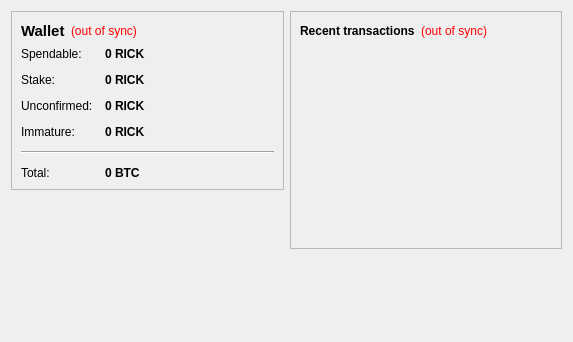
<?xml version="1.0" encoding="UTF-8"?>
<ui version="4.0">
 <class>OverviewPage</class>
 <widget class="QWidget" name="OverviewPage">
  <property name="geometry">
   <rect>
    <x>0</x>
    <y>0</y>
    <width>573</width>
    <height>342</height>
   </rect>
  </property>
  <property name="windowTitle">
   <string>Form</string>
  </property>
  <layout class="QHBoxLayout" name="horizontalLayout" stretch="1,1">
   <item>
    <layout class="QVBoxLayout" name="verticalLayout_2">
     <item>
      <widget class="QFrame" name="frame">
       <property name="frameShape">
        <enum>QFrame::StyledPanel</enum>
       </property>
       <property name="frameShadow">
        <enum>QFrame::Raised</enum>
       </property>
       <layout class="QVBoxLayout" name="verticalLayout_4">
        <item>
         <layout class="QHBoxLayout" name="horizontalLayout_4">
          <item>
           <widget class="QLabel" name="label_5">
            <property name="font">
             <font>
              <pointsize>11</pointsize>
              <weight>75</weight>
              <bold>true</bold>
             </font>
            </property>
            <property name="text">
             <string>Wallet</string>
            </property>
           </widget>
          </item>
          <item>
           <widget class="QLabel" name="labelWalletStatus">
            <property name="toolTip">
             <string>The displayed information may be out of date. Your wallet automatically synchronizes with the InfiniteRicks network after a connection is established, but this process has not completed yet.</string>
            </property>
            <property name="styleSheet">
             <string notr="true">QLabel { color: red; }</string>
            </property>
            <property name="text">
             <string notr="true">(out of sync)</string>
            </property>
            <property name="alignment">
             <set>Qt::AlignLeading|Qt::AlignLeft|Qt::AlignVCenter</set>
            </property>
           </widget>
          </item>
          <item>
           <spacer name="horizontalSpacer_2">
            <property name="orientation">
             <enum>Qt::Horizontal</enum>
            </property>
            <property name="sizeHint" stdset="0">
             <size>
              <width>40</width>
              <height>20</height>
             </size>
            </property>
           </spacer>
          </item>
         </layout>
        </item>
        <item>
         <layout class="QFormLayout" name="formLayout_2">
          <property name="fieldGrowthPolicy">
           <enum>QFormLayout::AllNonFixedFieldsGrow</enum>
          </property>
          <property name="horizontalSpacing">
           <number>12</number>
          </property>
          <property name="verticalSpacing">
           <number>12</number>
          </property>
          <item row="0" column="0">
           <widget class="QLabel" name="label">
            <property name="text">
             <string>Spendable:</string>
            </property>
           </widget>
          </item>
          <item row="0" column="1">
           <widget class="QLabel" name="labelBalance">
            <property name="font">
             <font>
              <weight>75</weight>
              <bold>true</bold>
             </font>
            </property>
            <property name="cursor">
             <cursorShape>IBeamCursor</cursorShape>
            </property>
            <property name="toolTip">
             <string>Your current spendable balance</string>
            </property>
            <property name="text">
             <string notr="true">0 RICK</string>
            </property>
            <property name="textInteractionFlags">
             <set>Qt::LinksAccessibleByMouse|Qt::TextSelectableByKeyboard|Qt::TextSelectableByMouse</set>
            </property>
           </widget>
          </item>
          <item row="1" column="0">
           <widget class="QLabel" name="label_6">
            <property name="text">
             <string>Stake:</string>
            </property>
           </widget>
          </item>
          <item row="1" column="1">
           <widget class="QLabel" name="labelStake">
            <property name="font">
             <font>
              <weight>75</weight>
              <bold>true</bold>
             </font>
            </property>
            <property name="cursor">
             <cursorShape>IBeamCursor</cursorShape>
            </property>
            <property name="toolTip">
             <string>Total of coins that was staked, and do not yet count toward the current balance</string>
            </property>
            <property name="text">
             <string notr="true">0 RICK</string>
            </property>
            <property name="textInteractionFlags">
             <set>Qt::LinksAccessibleByMouse|Qt::TextSelectableByKeyboard|Qt::TextSelectableByMouse</set>
            </property>
           </widget>
          </item>
          <item row="2" column="0">
           <widget class="QLabel" name="label_3">
            <property name="text">
             <string>Unconfirmed:</string>
            </property>
           </widget>
          </item>
          <item row="2" column="1">
           <widget class="QLabel" name="labelUnconfirmed">
            <property name="font">
             <font>
              <weight>75</weight>
              <bold>true</bold>
             </font>
            </property>
            <property name="cursor">
             <cursorShape>IBeamCursor</cursorShape>
            </property>
            <property name="toolTip">
             <string>Total of transactions that have yet to be confirmed, and do not yet count toward the current balance</string>
            </property>
            <property name="text">
             <string notr="true">0 RICK</string>
            </property>
            <property name="textInteractionFlags">
             <set>Qt::LinksAccessibleByMouse|Qt::TextSelectableByKeyboard|Qt::TextSelectableByMouse</set>
            </property>
           </widget>
          </item>
          <item row="3" column="0">
           <widget class="QLabel" name="labelImmatureText">
            <property name="text">
             <string>Immature:</string>
            </property>
           </widget>
          </item>
          <item row="3" column="1">
           <widget class="QLabel" name="labelImmature">
            <property name="font">
             <font>
              <weight>75</weight>
              <bold>true</bold>
             </font>
            </property>
            <property name="toolTip">
             <string>Mined balance that has not yet matured</string>
            </property>
            <property name="text">
             <string notr="true">0 RICK</string>
            </property>
            <property name="textInteractionFlags">
             <set>Qt::LinksAccessibleByMouse|Qt::TextSelectableByKeyboard|Qt::TextSelectableByMouse</set>
            </property>
           </widget>
          </item>
          <item row="4" column="0" colspan="2">
           <widget class="Line" name="line">
            <property name="orientation">
             <enum>Qt::Horizontal</enum>
            </property>
           </widget>
          </item>
          <item row="5" column="0">
           <widget class="QLabel" name="labelTotalText">
            <property name="text">
             <string>Total:</string>
            </property>
           </widget>
          </item>
          <item row="5" column="1">
           <widget class="QLabel" name="labelTotal">
            <property name="font">
             <font>
              <weight>75</weight>
              <bold>true</bold>
             </font>
            </property>
            <property name="cursor">
             <cursorShape>IBeamCursor</cursorShape>
            </property>
            <property name="toolTip">
             <string>Your current total balance</string>
            </property>
            <property name="text">
             <string notr="true">0 BTC</string>
            </property>
            <property name="textInteractionFlags">
             <set>Qt::LinksAccessibleByMouse|Qt::TextSelectableByKeyboard|Qt::TextSelectableByMouse</set>
            </property>
           </widget>
          </item>
         </layout>
        </item>
       </layout>
      </widget>
     </item>
     <item>
      <spacer name="verticalSpacer">
       <property name="orientation">
        <enum>Qt::Vertical</enum>
       </property>
       <property name="sizeHint" stdset="0">
        <size>
         <width>20</width>
         <height>40</height>
        </size>
       </property>
      </spacer>
     </item>
    </layout>
   </item>
   <item>
    <layout class="QVBoxLayout" name="verticalLayout_3">
     <item>
      <widget class="QFrame" name="frame_2">
       <property name="frameShape">
        <enum>QFrame::StyledPanel</enum>
       </property>
       <property name="frameShadow">
        <enum>QFrame::Raised</enum>
       </property>
       <layout class="QVBoxLayout" name="verticalLayout">
        <item>
         <layout class="QHBoxLayout" name="horizontalLayout_2">
          <item>
           <widget class="QLabel" name="label_4">
            <property name="text">
             <string>&lt;b&gt;Recent transactions&lt;/b&gt;</string>
            </property>
           </widget>
          </item>
          <item>
           <widget class="QLabel" name="labelTransactionsStatus">
            <property name="toolTip">
             <string>The displayed information may be out of date. Your wallet automatically synchronizes with the InfiniteRicks network after a connection is established, but this process has not completed yet.</string>
            </property>
            <property name="styleSheet">
             <string notr="true">QLabel { color: red; }</string>
            </property>
            <property name="text">
             <string notr="true">(out of sync)</string>
            </property>
            <property name="alignment">
             <set>Qt::AlignRight|Qt::AlignTrailing|Qt::AlignVCenter</set>
            </property>
           </widget>
          </item>
          <item>
           <spacer name="horizontalSpacer">
            <property name="orientation">
             <enum>Qt::Horizontal</enum>
            </property>
            <property name="sizeHint" stdset="0">
             <size>
              <width>40</width>
              <height>20</height>
             </size>
            </property>
           </spacer>
          </item>
         </layout>
        </item>
        <item>
         <widget class="QListView" name="listTransactions">
          <property name="styleSheet">
           <string notr="true">QListView { background: transparent; }</string>
          </property>
          <property name="frameShape">
           <enum>QFrame::NoFrame</enum>
          </property>
          <property name="verticalScrollBarPolicy">
           <enum>Qt::ScrollBarAlwaysOff</enum>
          </property>
          <property name="horizontalScrollBarPolicy">
           <enum>Qt::ScrollBarAlwaysOff</enum>
          </property>
          <property name="selectionMode">
           <enum>QAbstractItemView::NoSelection</enum>
          </property>
         </widget>
        </item>
       </layout>
      </widget>
     </item>
     <item>
      <spacer name="verticalSpacer_2">
       <property name="orientation">
        <enum>Qt::Vertical</enum>
       </property>
       <property name="sizeHint" stdset="0">
        <size>
         <width>20</width>
         <height>40</height>
        </size>
       </property>
      </spacer>
     </item>
    </layout>
   </item>
  </layout>
 </widget>
 <resources/>
 <connections/>
</ui>
